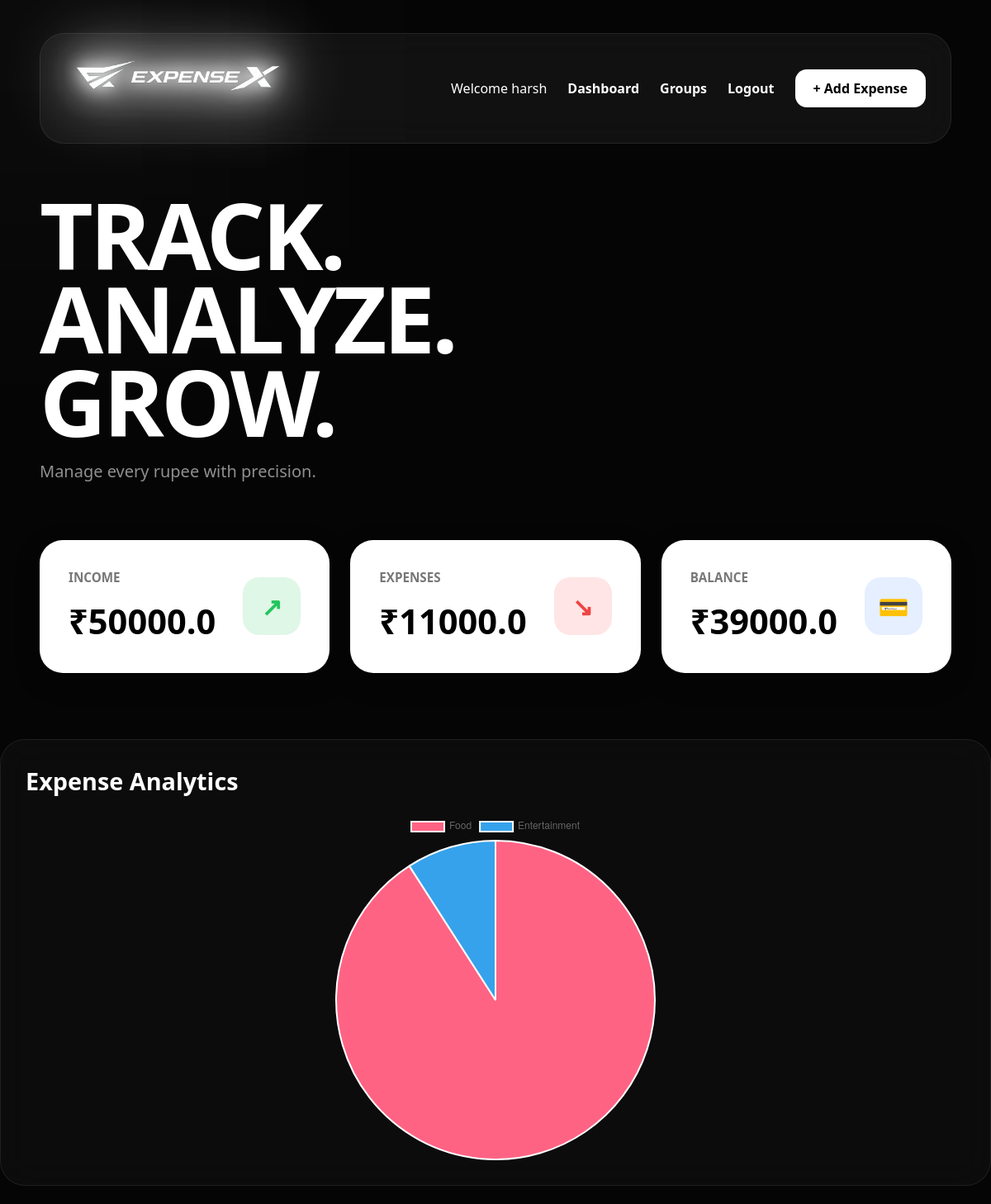
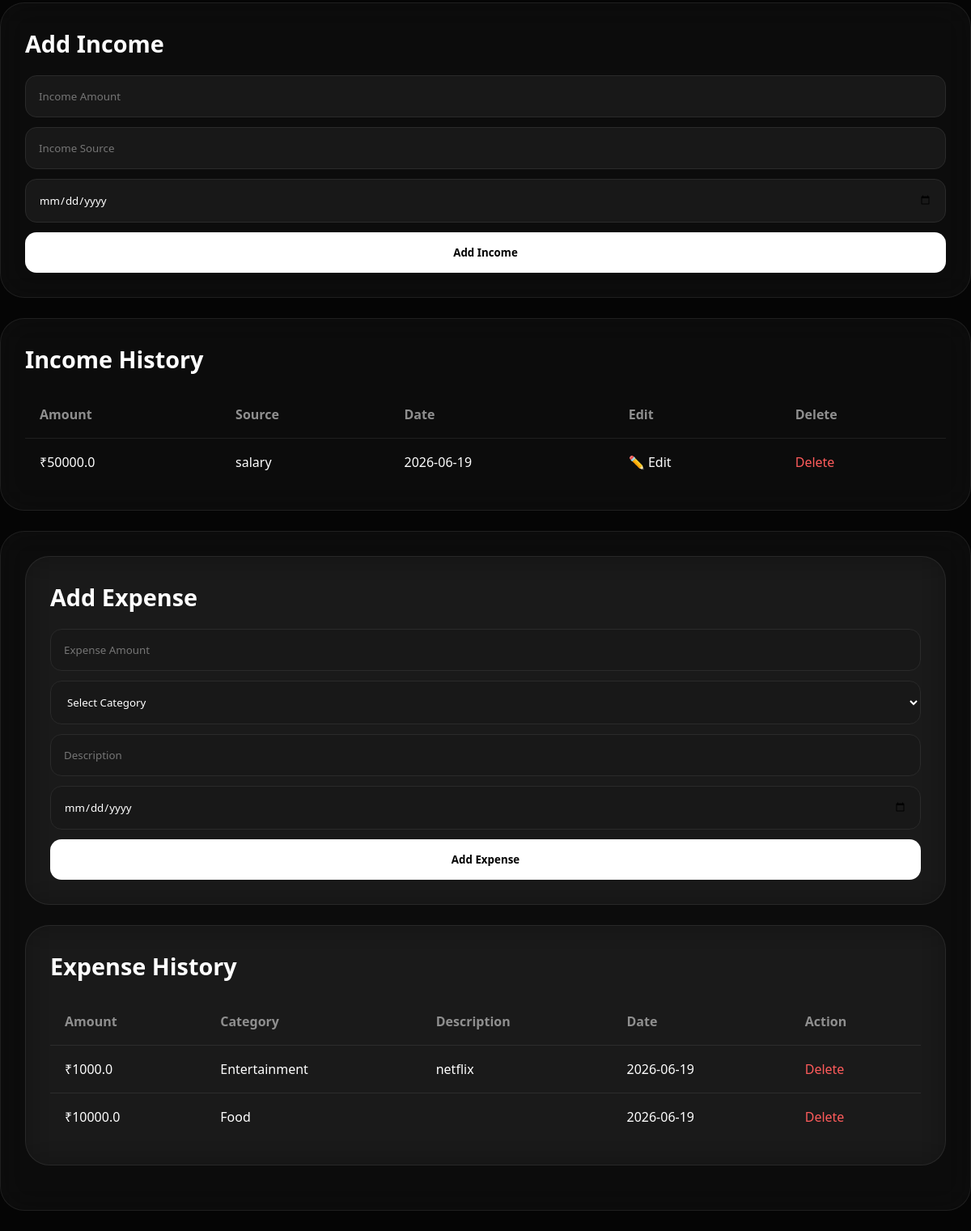
The page / (signed in) on the database its author committed (2 pictures, top to bottom).
### tables this page shows
CREATE TABLE income (
    id INTEGER PRIMARY KEY AUTOINCREMENT,
    amount REAL NOT NULL,
    source TEXT NOT NULL,
    date TEXT NOT NULL
, user_id INTEGER);

CREATE TABLE expenses (
    id INTEGER PRIMARY KEY AUTOINCREMENT,
    amount REAL NOT NULL,
    category TEXT NOT NULL,
    description TEXT,
    date TEXT NOT NULL
, user_id INTEGER);

### app.py (the view)
@app.route("/")
def home():
    if "user_id" not in session:
        return redirect("/login")
    conn = sqlite3.connect("expenses.db")
    cursor = conn.cursor()
    cursor.execute(
        "SELECT * FROM expenses WHERE user_id=? ORDER BY id DESC",
        (session["user_id"],)
    )
    expenses = cursor.fetchall()
    cursor.execute(
        "SELECT * FROM income WHERE user_id=? ORDER BY id DESC",
        (session["user_id"],)
    )
    income_history = cursor.fetchall()
    cursor.execute(
        "SELECT SUM(amount) FROM expenses WHERE user_id=?",
        (session["user_id"],)
    )
    total_expense = cursor.fetchone()[0] or 0
    cursor.execute(
        "SELECT SUM(amount) FROM income WHERE user_id=?",
        (session["user_id"],)
    )
    total_income = cursor.fetchone()[0] or 0
    cursor.execute("""
    SELECT category, SUM(amount)
    FROM expenses
    WHERE user_id=?
    GROUP BY category
    ORDER BY SUM(amount) DESC
    """, (session["user_id"],))
    category_summary = cursor.fetchall()
    balance = total_income - total_expense
    conn.close()
    return render_template(
        "index.html",
        expenses=expenses,
        income_history=income_history,
        total_income=total_income,
        total_expense=total_expense,
        balance=balance,
        category_summary=category_summary
    )

### templates/index.html (shortened to what this page needs)
<!DOCTYPE html>
<html>
<head>
<link rel="stylesheet"
      href="{{ url_for('static', filename='style.css') }}">
</head>
<body>
<div class="container">
<div class="nav">
    <div class="brand">
        <img src="{{ url_for('static', filename='logo.png') }}" alt="Logo" class="logo">
    </div>
   <div class="nav-links">
     <span>Welcome {{ session['username'] }}</span>
     <a href="/">Dashboard</a>
    <a href="/groups">Groups</a> <a href="/logout">Logout</a>
     <a href="#expense-form" class="add-btn">+ Add Expense</a>
 </div>
</div>
<div class="hero">
    <h1>
        TRACK.<br>
        ANALYZE.<br>
        GROW.
    </h1>
    <p>Manage every rupee with precision.</p>
</div>
<div class="dashboard">
    <div class="stat-card">
        <div>
            <h3>INCOME</h3>
            <h2>₹{{ total_income }}</h2>
        </div>
        <div class="icon income-icon">↗</div>
    </div>
    <div class="stat-card">
        <div>
            <h3>EXPENSES</h3>
            <h2>₹{{ total_expense }}</h2>
        </div>
        <div class="icon expense-icon">↘</div>
    </div>
    <div class="stat-card">
        <div>
            <h3>BALANCE</h3>
            <h2>₹{{ balance }}</h2>
        </div>
        <div class="icon balance-icon">💳</div>
    </div>
</div>
</div>
<div class="card">
    <h2>Expense Analytics</h2>
    <div class="chart-container">
        <canvas id="expenseChart"></canvas>
    </div>
</div>
<div class="card">
    <h2>Add Income</h2>
    <form action="/add_income" method="POST">
        <input
            type="number"
            step="0.01"
            name="amount"
            placeholder="Income Amount"
            required>
        <input
            type="text"
            name="source"
            placeholder="Income Source"
            required>
        <input
            type="date"
            name="date"
            required>
        <button type="submit">
            Add Income
        </button>
    </form>
</div>
<div class="card">
    <h2>Income History</h2>
    <table>
        <tr>
            <th>Amount</th>
            <th>Source</th>
            <th>Date</th>
            <th>Edit</th>
            <th>Delete</th>
        </tr>
        {% for income in income_history %}
        <tr>
            <td>₹{{ income[1] }}</td>
            <td>{{ income[2] }}</td>
            <td>{{ income[3] }}</td>
            <td>
                <a href="/edit_income/{{ income[0] }}">
                    ✏️ Edit
                </a>
            </td>
            <td>
                <a
                class="delete-btn"
                href="/delete_income/{{ income[0] }}"
                onclick="return confirm('Delete this income?')">
                    Delete
                </a>
            </td>
        </tr>
        {% endfor %}
    </table>
</div>
<div class="card">
    <div class="card" id="expense-form">
    <h2>Add Expense</h2>
    <form action="/add" method="POST">
        <input
            type="number"
            step="0.01"
            name="amount"
            placeholder="Expense Amount"
            required>
        <select name="category" required>
            <option value="">Select Category</option>
        </select>
        <input
            type="text"
            name="description"
            placeholder="Description">
        <input
            type="date"
            name="date"
            required>
        <button type="submit">
            Add Expense
        </button>
    </form>
</div>
<div class="card">
    <h2>Expense History</h2>
    <table>
        <tr>
            <th>Amount</th>
            <th>Category</th>
            <th>Description</th>
            <th>Date</th>
            <th>Action</th>
        </tr>
        {% for expense in expenses %}
        <tr>
           <td>₹{{ expense[1] }}</td>
            <td>{{ expense[2] }}</td>
            <td>{{ expense[3] }}</td>
            <td>{{ expense[4] }}</td>
            <td>
                <a
                    class="delete-btn"
                    href="/delete/{{ expense[0] }}"
                    onclick="return confirm('Delete this expense?')">
                    Delete
                </a>
            </td>
        </tr>
        {% endfor %}
    </table>
</div>
</div>
<script>
var categories = [
{% for item in category_summary %}
"{{ item[0] }}",
{% endfor %}
];
var amounts = [
{% for item in category_summary %}
{{ item[1] }},
{% endfor %}
];
var ctx = document.getElementById('expenseChart');
new Chart(ctx, {
    type: 'pie',
    data: {
        labels: categories,
        datasets: [{
            data: amounts,
            backgroundColor: [
                '#ff6384',
                '#36a2eb',
                '#ffce56',
                '#4bc0c0',
                '#9966ff',
                '#ff9f40'
            ]
        }]
    },
    options: {
        responsive: true,
        maintainAspectRatio: false
    }
});
</script>
</body>
</html>

### static/style.css (style rules this page uses)
* { margin:0; padding:0; box-sizing:border-box; font-family:'Segoe UI',sans-serif; }
body { background:#050505; color:white; overflow-x:hidden; }
body::before { content:''; position:fixed; width:500px; height:500px; top:-200px; left:-200px; background:rgba(255,255,255,0.04); filter:blur(150px); z-index:-1; }
.container { width:92%; max-width:1400px; margin:auto; padding:40px 0; }
.nav { display:flex; justify-content:space-between; align-items:center; padding:18px 30px; margin-bottom:60px; background:rgba(255,255,255,0.05); backdrop-filter:blur(20px); border:1px solid rgba(255,255,255,0.08); border-radius:30px; }
.brand { display:flex; align-items:center; gap:20px; }
.logo { width:260px; height:120px; object-fit:contain; }
.nav-links { display:flex; align-items:center; gap:25px; }
.nav-links a { color:white; text-decoration:none; font-weight:600; transition:.3s; }
.add-btn { background:white; color:black !important; padding:12px 24px; border-radius:16px; }
.hero { margin-bottom:70px; }
.hero h1 { font-size:7rem; font-weight:900; line-height:0.9; letter-spacing:-4px; }
.hero p { margin-top:20px; color:#8f8f8f; font-size:1.25rem; }
.dashboard { display:grid; grid-template-columns:repeat(3,1fr); gap:25px; margin-bottom:40px; }
.stat-card { background:white; color:black; padding:35px; border-radius:28px; box-shadow:0 10px 30px rgba(0,0,0,.25); transition:.3s; }
.stat-card h3 { color:#777; margin-bottom:15px; font-size:0.95rem; }
.stat-card h2 { font-size:2.6rem; font-weight:800; }
.card { background:rgba(255,255,255,0.03); backdrop-filter:blur(20px); border:1px solid rgba(255,255,255,0.08); border-radius:30px; padding:30px; margin-bottom:25px; }
.card h2 { margin-bottom:20px; font-size:1.8rem; }
form { display:flex; flex-direction:column; gap:12px; }
input, select { width:100%; padding:16px; background:#181818; border:1px solid #2a2a2a; color:white; border-radius:14px; outline:none; transition:.3s; }
button { width:100%; padding:16px; background:white; color:black; border:none; border-radius:14px; font-weight:700; cursor:pointer; transition:.3s; }
table { width:100%; border-collapse:collapse; }
th { text-align:left; padding:18px; color:#8f8f8f; }
td { padding:18px; border-top:1px solid rgba(255,255,255,0.08); }
a { color:white; text-decoration:none; }
.delete-btn { color:#ff5c5c; }
.chart-container { width:420px; height:420px; margin:auto; }
.stat-card { display:flex; justify-content:space-between; align-items:center; }
.icon { width:70px; height:70px; border-radius:20px; display:flex; align-items:center; justify-content:center; font-size:30px; font-weight:bold; }
.income-icon { background:#dff7e7; color:#22c55e; }
.expense-icon { background:#ffe5e5; color:#ef4444; }
.balance-icon { background:#e5efff; color:#3b82f6; }
.add-btn { background:white; color:black !important; padding:12px 22px; border-radius:14px; }
.logo { width:280px; height:auto; object-fit:contain; filter: drop-shadow(0 0 10px #fff) drop-shadow(0 0 20px #fff) drop-shadow(0 0 40px rgba(255,255,255,0.9)); transition:0.3s ease; }

### rows shown on the page
income: amount "50000.0", source "salary", date "2026-06-19"
expenses: amount "1000.0", category "Entertainment", description "netflix", date "2026-06-19"
expenses: amount "10000.0", category "Food", date "2026-06-19"

### other values the page prints
{{ session['username'] }} "harsh"
{{ total_income }} "50000.0"
{{ total_expense }} "11000.0"
{{ balance }} "39000.0"
chart data {{ item[0] }} Food, Entertainment
chart data {{ item[1] }} 10000.0, 1000.0
